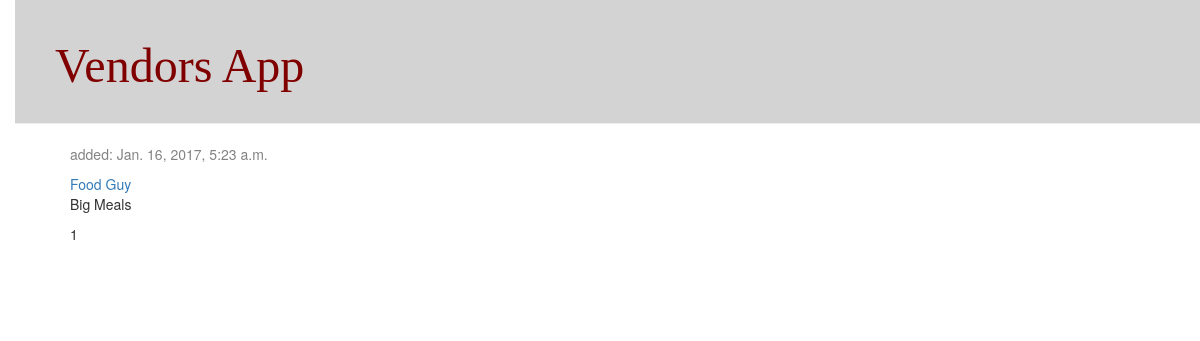
Before: / with the older database file.
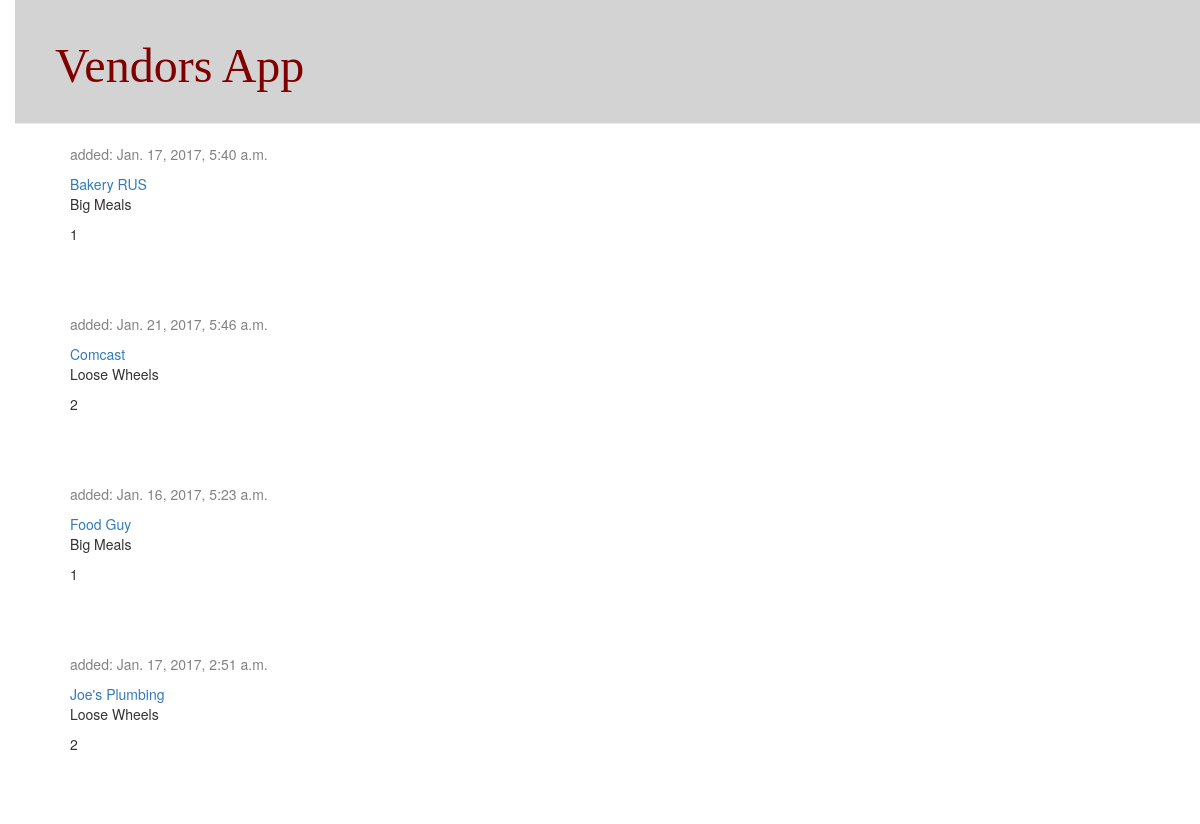
After: the same page with the newer database file.
### vendors/models.py (models this page shows, shortened)
class Vendor(TimeStampedModel, models.Model):
    name1 = models.CharField(max_length=50)
    name2 = models.CharField(max_length=50, blank=True)
    address1 = models.CharField(max_length=50)
    address2 = models.CharField(max_length=50, blank=True)
    city = models.CharField(max_length=50)
    state = models.CharField(max_length=2)
    vnstatus = models.SmallIntegerField()
    vntaxnum = models.CharField(max_length=15)
    vn_ent = models.ForeignKey(Entity)
    added_dt = models.DateTimeField(default=timezone.now)
    added_by = models.ForeignKey('auth.User')
    mod_dt = models.DateTimeField(blank=True, null=True)

class Entity(models.Model):
    ent_name = models.CharField(max_length=50)
    ent_taxnum = models.CharField(max_length=15)
    ent_code = models.CharField(max_length=5)
    def __str__(self):
        return self.ent_name

### vendors/views.py (the view)
# urls.py: url(r'^$', views.vendor_list, name='vendor_list'),
def vendor_list(request):
    vendors = Vendor.objects.filter(added_dt__lte=timezone.now()).order_by('name1')
    return render(request, 'vendors/vendor_list.html', {'vendors': vendors})

### vendors/templates/vendors/vendor_list.html
{%  extends 'vendors/base.html' %}
{% block content %}
    {% for vendor in vendors %}
        <div class="partner">
            <div class="date">
                <p>added: {{ vendor.added_dt }}</p>
            </div>
            <a href="{% url 'vendor_detail' pk=vendor.pk %}">{{ vendor.name1 }}</a>
            <p>{{ vendor.vn_ent }}</p>
            <p>{{ vendor.vn_ent_id }}</p>
        </div>
    {% endfor %}
{% endblock %}

### vendors/templates/vendors/base.html (shortened to what this page needs)
{% load staticfiles %}
<!DOCTYPE html>
<html lang="en">
<head>
    <link rel="stylesheet" href="//maxcdn.bootstrapcdn.com/bootstrap/3.2.0/css/bootstrap.min.css">
    <link rel="stylesheet" href="//maxcdn.bootstrapcdn.com/bootstrap/3.2.0/css/bootstrap-theme.min.css">
    <link rel="stylesheet" href="{% static 'css/vendors.css' %}">
</head>
<body>
<div class="page-header">
    <h1><a href="/">Vendors App</a></h1>
</div>
<div class="content container">
    <div class="row">
        <div class="col-md-8">
            {% block content %}
            {% endblock %}
        </div>
    </div>
</div>
</body>
</html>

Changed rows visible on the page:
added Vendor: added_dt "Jan. 17, 2017, 5:40 a.m.", name1 "Bakery RUS", vn_ent "Big Meals", vn_ent_id "1"
added Vendor: added_dt "Jan. 21, 2017, 5:46 a.m.", name1 "Comcast", vn_ent "Loose Wheels", vn_ent_id "2"
added Vendor: added_dt "Jan. 17, 2017, 2:51 a.m.", name1 "Joe's Plumbing", vn_ent "Loose Wheels", vn_ent_id "2"
